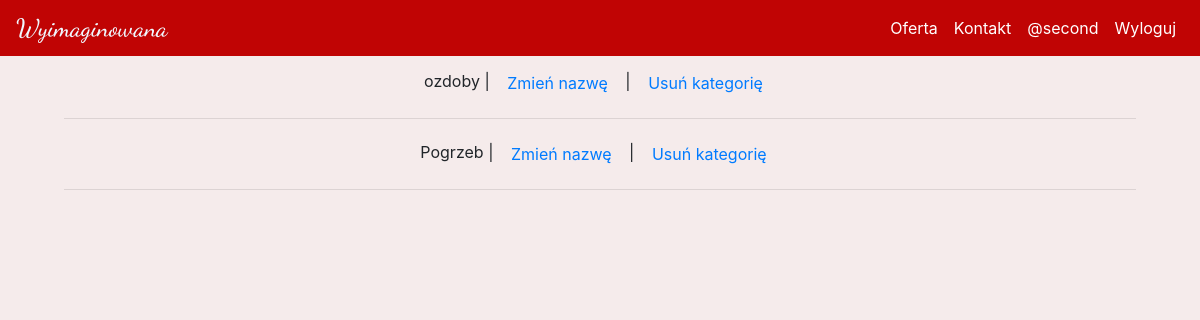
Page /zarządzaj/kategorie (signed in) on the earlier database version.
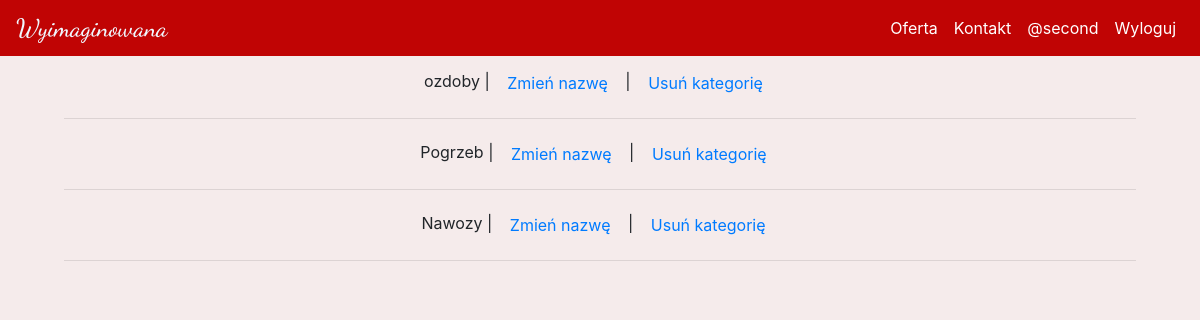
Same page on the later database version.
### kwiaciarnia/models.py (models this page shows)
class Product_category(db.Model):
    id = db.Column(db.Integer(), primary_key=True)
    name = db.Column(db.String(length=30))

### kwiaciarnia/routes.py (the view, shortened to what this page needs)
@app.route('/zarządzaj/kategorie', methods=["GET", "POST"])
@login_required
def manage_categories():
    categories = Product_category.query.all()
    return render_template('manage/manage_categories.html', categories=categories)

### kwiaciarnia/models.py (called while the page is built)
@login_manager.user_loader
def load_user(user_id):
    return User.query.get(int(user_id))

### kwiaciarnia/templates/manage/manage_categories.html (shortened to what this page needs)
{% extends 'base.html' %}
{% block content %}
<div>
    {% for category in categories %}
        <a>{{category.name}}</a> | <button type="button" class="btn btn-link" data-toggle="modal" data-target="#exampleModal-{{category.id}}">
            Zmień nazwę
          </button>
           |
          <button type="button" class="btn btn-link" data-toggle="modal" data-target="#exampleModal-delete-{{category.id}}">
            Usuń kategorię
          </button>
        <hr>
    {% endfor %}
</div>
{% endblock %}

Differences in the rows shown:
added Product_category: name "Nawozy"
